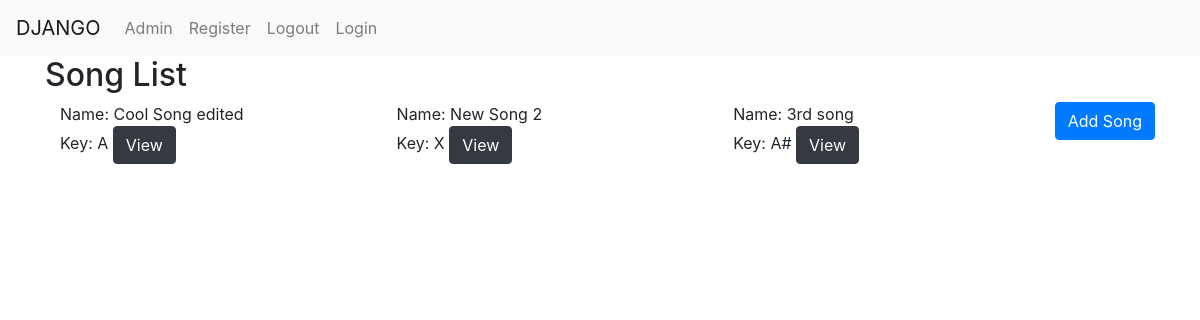
The page / on the database its author committed.
### tabs/models.py (models this page shows, shortened)
class Song(models.Model):
    name = models.CharField(max_length = 20)
    key = models.CharField(max_length = 2)

### tabs/views.py (the view)
# urls.py: path('',views.song_list, name="songs"),
def song_list(request):
    songs = Song.objects.all()
    context = {'songs': songs}
    return render(request, 'tabs/song_list.html', context)

### tabs/templates/tabs/song_list.html (shortened to what this page needs)
{% extends "tabs/base.html" %}
{% block body_block %}
<h2>Song List</h2>
<div class="container">
    <div class="row align-items-start">
    {% for song in songs %}
        <div class="col">
            <span>Name: {{ song.name }}</span>
            <br>
            <span>Key: {{ song.key }}</span>
            <a class="btn btn-dark" href="{% url 'detail' pk=song.pk %}">View</a>
        </div>
    {% endfor %}
    <a class="btn btn-primary" href="{% url 'add_song' %}">Add Song</a>
</div>
</div>
{% endblock %}

### rows shown on the page
Song: name "Cool Song edited", key "A"
Song: name "New Song 2", key "X"
Song: name "3rd song", key "A#"
